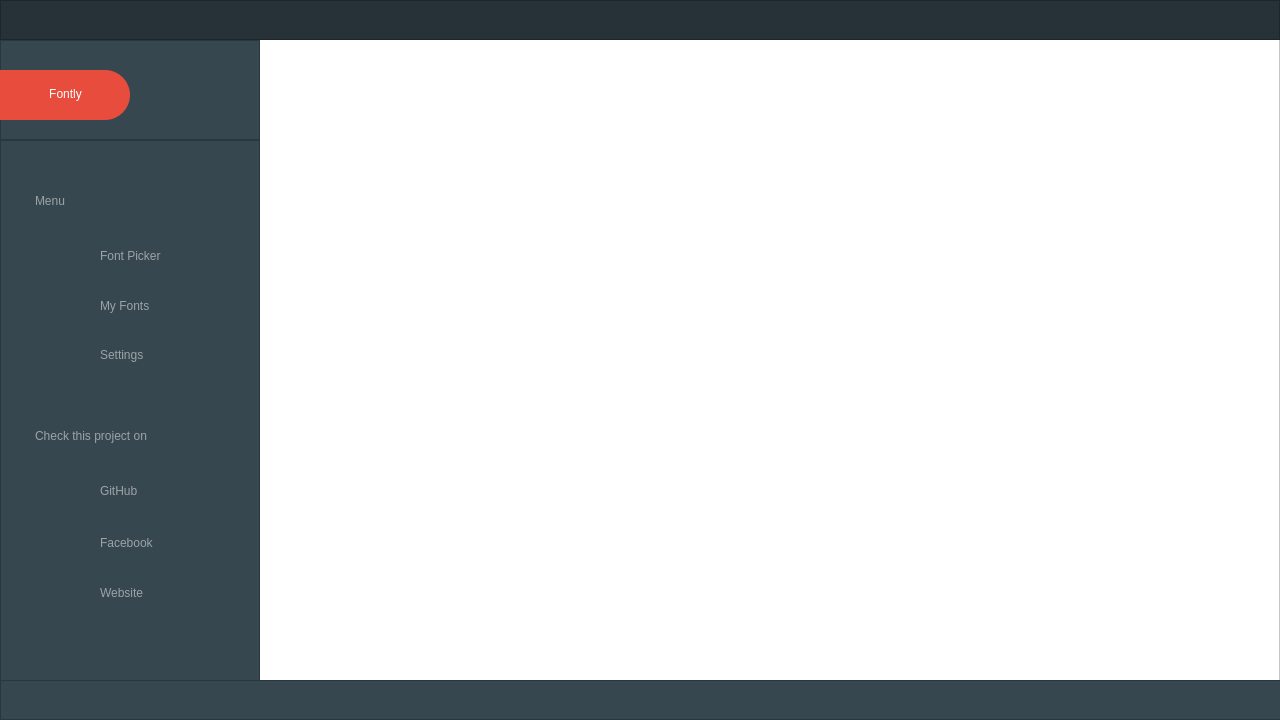
<?xml version="1.0" encoding="UTF-8"?>
<ui version="4.0">
 <class>fontly</class>
 <widget class="QWidget" name="fontly">
  <property name="geometry">
   <rect>
    <x>0</x>
    <y>0</y>
    <width>1280</width>
    <height>720</height>
   </rect>
  </property>
  <property name="cursor">
   <cursorShape>ArrowCursor</cursorShape>
  </property>
  <property name="focusPolicy">
   <enum>Qt::StrongFocus</enum>
  </property>
  <property name="windowTitle">
   <string>fontly</string>
  </property>
  <property name="styleSheet">
   <string notr="true">/* FONT */
/* app name */
QLabel#fontlyLabel{
	font: 75 18pt &quot;Roboto&quot;;
}
/* text inputs */
QLineEdit#fontApply, QLineEdit#search{
	font: 57 14pt &quot;Roboto&quot;;
}
/* sections */
QLabel#menuLabel , QLabel#socialLabel {
	font: 57 13pt &quot;Roboto Medium&quot;;
}
/* subsections */
QLabel#fontPickerLabel, QLabel#myFontsLabel, QLabel#settingsLabel, QFrame#githubLabel, QLabel#facebookLabel, QLabel#websiteLabel  {
	font: 75 13pt &quot;Roboto&quot;;
}

/* ICONS */
QPushButton#close {
	image: url(:/assets/icons/closeINNACTIVE.png);
}
QPushButton#maximize {
	image: url(:/assets/icons/maximizeINNACTIVE.png);
}
QPushButton#minimize {
	image: url(:/assets/icons/minimizeINNACTIVE.png);
}
QPushButton#textColor {
	image: url(:/assets/icons/textColor.png);
}
QPushButton#textBackgroundColor {
	image: url(:/assets/icons/textBackgroundColor.png);
}
QPushButton#resetSettings {
	image: url(:/assets/icons/resetSettings.png);
}
QFrame#fontPickerIcon {
	image: url(:/assets/icons/fontpicker.png);
}
QFrame#myFontsIcon {
	image: url(:/assets/icons/myfonts.png);
}
QFrame#settingsIcon {
	image: url(:/assets/icons/settings.png);
}
QFrame#socialGithubIcon {
	image: url(:/assets/icons/socialGITHUB.png);
}
QFrame#socialFacebookIcon {
	image: url(:/assets/icons/socialFB.png);
}
QFrame#socialWebsiteIcon {
	image: url(:/assets/icons/socialWWW.png);
}
QFrame#welcomeWindowBackground {
	image: url(:/assets/icons/welcomeWindow.png);
}
QFrame#searchIconBackground {
	image: url(:/assets/icons/search.png);
}
/* BACKGROUND  COLOR */

/* transparency */
QFrame, QPushButton{
	background-color: rgba(0,0,0,0);
}
/* main color: darker */
QFrame#actionButtonsArea {
	background-color: #263238;
}
/* main color: lighter */
QFrame#toolsArea, QFrame#bottomBorder, QFrame#leftPanelArea{
	background-color: #37474f;
}
/* white */
QTextEdit, QLineEdit, QListWidget#textScroll, QFrame#appBackgroundPanel{
	background-color: rgb(255,255,255);
}

/* accent elements */
QFrame#searchIconBackground, QFrame#appNameBackground{
	background-color: #e74c3c;
}

/* TEXT COLOR */

/* white */
QLabel#fontlyLabel {
  color:  #fff;
}

/* white 50% opacity */
QLabel#myFontsLabel, QLabel#settingsLabel, QFrame#githubLabel, QLabel#facebookLabel, QLabel#websiteLabel , QLabel#fontPickerLabel, QLabel#menuLabel , QLabel#socialLabel {
  color: rgba(255, 255, 255, 0.5);
}
/* BORDER COLOR */

/* transparent */
QPushButton {
	border: 1px solid rgba(0,0,0,0);
}
/* BORDER RADIUS */

/* both sides */
QLineEdit#fontApply, QFrame#sortPanel {
    border-radius: 20%;
}
/* right side */
QFrame#searchIconBackground, QPushButton#sortByDate{
	border-top-right-radius: 20%;
	border-bottom-right-radius: 20%;
}
QFrame#appNameBackground {
	border-top-right-radius: 25%;
	border-bottom-right-radius: 25%;
}
/* left side */
QLineEdit#search, QPushButton#sortByPopularity {
	border-color:rgba(0,0,0,0);
	border-top-left-radius: 20%;
	border-bottom-left-radius: 20%;
}

/* SLIDER */
QSlider::groove:horizontal {
	border-radius: 4px;
    height: 8px;
    background-color: #263238;
}

QSlider::handle:horizontal {
    background-color: #e74c3c;
    border: 1px solid #e74c3c;
    width: 15px;
	margin: -4px 0;
    border-radius: 4px;
}

/* ON HOVER */
QPushButton#fontPickerButton:hover, QPushButton#myFontsButton:hover, QPushButton#settingsButton:hover, QPushButton#githubButton:hover, QPushButton#facebookButton:hover, QPushButton#websiteButton:hover{
	border-left: 2px solid rgba(255,255,255,0.5);
}
QPushButton#fontPickerButton:pressed, QPushButton#myFontsButton:pressed, QPushButton#settingsButton:pressed,QPushButton#githubButton:pressed, QPushButton#facebookButton:pressed, QPushButton#websiteButton:pressed {
	border-left: 2px solid rgba(255,255,255,1);
}
QPushButton#close:hover {
	image: url(:/assets/icons/close.png);
}

QPushButton#maximize:hover {
	image: url(:/assets/icons/maximize.png);
}

QPushButton#minimize:hover {
	image: url(:/assets/icons/minimize.png);
}

QPushButton#close:pressed {
	image: url(:/assets/icons/closeINNACTIVE.png);
}

QPushButton#maximize:pressed {
	image: url(:/assets/icons/maximizeINNACTIVE.png);
}

QPushButton#minimize:pressed {
	image: url(:/assets/icons/minimizeINNACTIVE.png);
}

/*  SCROLLBAR */

QListView:focus {
   border: none;
   outline: none;
}

QScrollBar:vertical {
     border: 2px solid #b8b8b8;
     background: #f5f5f5;
     width: 15px;
     margin: 22px 0 22px 0;
 }
 QScrollBar::handle:vertical {
     background: #37474f;
     min-height: 20px;
 }
 QScrollBar::add-line:vertical {
     border: 2px solid #b8b8b8;
     background: #f5f5f5;
     height: 20px;
     subcontrol-position: bottom;
     subcontrol-origin: margin;
 }

 QScrollBar::sub-line:vertical {
     border: 2px solid #b8b8b8;
     background: #f5f5f5;
     height: 20px;
     subcontrol-position: top;
     subcontrol-origin: margin;
 }
 QScrollBar::up-arrow:vertical, QScrollBar::down-arrow:vertical {
     border: none;
     width: 3px;
     height: 3px;
     background: #37474f;
 }

 QScrollBar::add-page:vertical, QScrollBar::sub-page:vertical {
     background: #f5f5f5;
 }

</string>
  </property>
  <widget class="QFrame" name="leftPanelArea">
   <property name="geometry">
    <rect>
     <x>0</x>
     <y>140</y>
     <width>260</width>
     <height>551</height>
    </rect>
   </property>
   <property name="styleSheet">
    <string notr="true">border-right: 1px sollid rgb(38, 50, 56);</string>
   </property>
   <property name="frameShape">
    <enum>QFrame::StyledPanel</enum>
   </property>
   <property name="frameShadow">
    <enum>QFrame::Raised</enum>
   </property>
   <widget class="QLabel" name="menuLabel">
    <property name="geometry">
     <rect>
      <x>35</x>
      <y>50</y>
      <width>221</width>
      <height>21</height>
     </rect>
    </property>
    <property name="styleSheet">
     <string notr="true"/>
    </property>
    <property name="text">
     <string>Menu</string>
    </property>
   </widget>
   <widget class="QFrame" name="fontPickerIcon">
    <property name="geometry">
     <rect>
      <x>50</x>
      <y>103</y>
      <width>25</width>
      <height>25</height>
     </rect>
    </property>
   </widget>
   <widget class="QLabel" name="fontPickerLabel">
    <property name="geometry">
     <rect>
      <x>100</x>
      <y>105</y>
      <width>121</width>
      <height>21</height>
     </rect>
    </property>
    <property name="styleSheet">
     <string notr="true"/>
    </property>
    <property name="text">
     <string>Font Picker</string>
    </property>
   </widget>
   <widget class="QLabel" name="myFontsLabel">
    <property name="geometry">
     <rect>
      <x>100</x>
      <y>155</y>
      <width>121</width>
      <height>21</height>
     </rect>
    </property>
    <property name="styleSheet">
     <string notr="true"/>
    </property>
    <property name="text">
     <string>My Fonts</string>
    </property>
   </widget>
   <widget class="QFrame" name="myFontsIcon">
    <property name="geometry">
     <rect>
      <x>50</x>
      <y>153</y>
      <width>25</width>
      <height>25</height>
     </rect>
    </property>
    <property name="frameShape">
     <enum>QFrame::StyledPanel</enum>
    </property>
    <property name="frameShadow">
     <enum>QFrame::Raised</enum>
    </property>
   </widget>
   <widget class="QLabel" name="settingsLabel">
    <property name="geometry">
     <rect>
      <x>100</x>
      <y>194</y>
      <width>121</width>
      <height>41</height>
     </rect>
    </property>
    <property name="styleSheet">
     <string notr="true"/>
    </property>
    <property name="text">
     <string>Settings</string>
    </property>
   </widget>
   <widget class="QFrame" name="settingsIcon">
    <property name="geometry">
     <rect>
      <x>50</x>
      <y>203</y>
      <width>25</width>
      <height>25</height>
     </rect>
    </property>
    <property name="frameShape">
     <enum>QFrame::StyledPanel</enum>
    </property>
    <property name="frameShadow">
     <enum>QFrame::Raised</enum>
    </property>
   </widget>
   <widget class="QLabel" name="socialLabel">
    <property name="geometry">
     <rect>
      <x>35</x>
      <y>285</y>
      <width>221</width>
      <height>21</height>
     </rect>
    </property>
    <property name="styleSheet">
     <string notr="true"/>
    </property>
    <property name="text">
     <string>Check this project on</string>
    </property>
   </widget>
   <widget class="QLabel" name="githubLabel">
    <property name="geometry">
     <rect>
      <x>100</x>
      <y>340</y>
      <width>121</width>
      <height>21</height>
     </rect>
    </property>
    <property name="styleSheet">
     <string notr="true"/>
    </property>
    <property name="text">
     <string>GitHub</string>
    </property>
   </widget>
   <widget class="QLabel" name="facebookLabel">
    <property name="geometry">
     <rect>
      <x>100</x>
      <y>392</y>
      <width>121</width>
      <height>21</height>
     </rect>
    </property>
    <property name="styleSheet">
     <string notr="true"/>
    </property>
    <property name="text">
     <string>Facebook</string>
    </property>
   </widget>
   <widget class="QFrame" name="socialWebsiteIcon">
    <property name="geometry">
     <rect>
      <x>50</x>
      <y>440</y>
      <width>25</width>
      <height>25</height>
     </rect>
    </property>
    <property name="frameShape">
     <enum>QFrame::StyledPanel</enum>
    </property>
    <property name="frameShadow">
     <enum>QFrame::Raised</enum>
    </property>
   </widget>
   <widget class="QFrame" name="socialGithubIcon">
    <property name="geometry">
     <rect>
      <x>45</x>
      <y>334</y>
      <width>41</width>
      <height>30</height>
     </rect>
    </property>
    <property name="frameShape">
     <enum>QFrame::StyledPanel</enum>
    </property>
    <property name="frameShadow">
     <enum>QFrame::Raised</enum>
    </property>
   </widget>
   <widget class="QLabel" name="websiteLabel">
    <property name="geometry">
     <rect>
      <x>100</x>
      <y>442</y>
      <width>121</width>
      <height>21</height>
     </rect>
    </property>
    <property name="styleSheet">
     <string notr="true"/>
    </property>
    <property name="text">
     <string>Website</string>
    </property>
   </widget>
   <widget class="QFrame" name="socialFacebookIcon">
    <property name="geometry">
     <rect>
      <x>50</x>
      <y>390</y>
      <width>25</width>
      <height>25</height>
     </rect>
    </property>
    <property name="frameShape">
     <enum>QFrame::StyledPanel</enum>
    </property>
    <property name="frameShadow">
     <enum>QFrame::Raised</enum>
    </property>
   </widget>
   <widget class="QPushButton" name="fontPickerButton">
    <property name="geometry">
     <rect>
      <x>0</x>
      <y>90</y>
      <width>260</width>
      <height>50</height>
     </rect>
    </property>
    <property name="styleSheet">
     <string notr="true"/>
    </property>
    <property name="text">
     <string/>
    </property>
   </widget>
   <widget class="QPushButton" name="myFontsButton">
    <property name="geometry">
     <rect>
      <x>0</x>
      <y>140</y>
      <width>260</width>
      <height>50</height>
     </rect>
    </property>
    <property name="styleSheet">
     <string notr="true">background-color: rgba(255, 255, 255, 0);</string>
    </property>
    <property name="text">
     <string/>
    </property>
   </widget>
   <widget class="QPushButton" name="settingsButton">
    <property name="geometry">
     <rect>
      <x>0</x>
      <y>190</y>
      <width>260</width>
      <height>50</height>
     </rect>
    </property>
    <property name="styleSheet">
     <string notr="true">background-color: rgba(255, 255, 255, 0);</string>
    </property>
    <property name="text">
     <string/>
    </property>
   </widget>
   <widget class="QPushButton" name="facebookButton">
    <property name="geometry">
     <rect>
      <x>0</x>
      <y>380</y>
      <width>260</width>
      <height>50</height>
     </rect>
    </property>
    <property name="styleSheet">
     <string notr="true">background-color: rgba(255, 255, 255, 0);</string>
    </property>
    <property name="text">
     <string/>
    </property>
   </widget>
   <widget class="QPushButton" name="githubButton">
    <property name="geometry">
     <rect>
      <x>0</x>
      <y>330</y>
      <width>260</width>
      <height>50</height>
     </rect>
    </property>
    <property name="styleSheet">
     <string notr="true">background-color: rgba(255, 255, 255, 0);</string>
    </property>
    <property name="text">
     <string/>
    </property>
   </widget>
   <widget class="QPushButton" name="websiteButton">
    <property name="geometry">
     <rect>
      <x>0</x>
      <y>430</y>
      <width>260</width>
      <height>50</height>
     </rect>
    </property>
    <property name="styleSheet">
     <string notr="true">background-color: rgba(255, 255, 255, 0);</string>
    </property>
    <property name="text">
     <string/>
    </property>
   </widget>
   <widget class="QFrame" name="fontPickerIsActive">
    <property name="geometry">
     <rect>
      <x>0</x>
      <y>90</y>
      <width>260</width>
      <height>50</height>
     </rect>
    </property>
    <property name="frameShape">
     <enum>QFrame::StyledPanel</enum>
    </property>
    <property name="frameShadow">
     <enum>QFrame::Raised</enum>
    </property>
   </widget>
   <widget class="QFrame" name="myFontsIsActive">
    <property name="geometry">
     <rect>
      <x>0</x>
      <y>140</y>
      <width>260</width>
      <height>50</height>
     </rect>
    </property>
    <property name="frameShape">
     <enum>QFrame::StyledPanel</enum>
    </property>
    <property name="frameShadow">
     <enum>QFrame::Raised</enum>
    </property>
   </widget>
   <widget class="QFrame" name="settingsIsActive">
    <property name="geometry">
     <rect>
      <x>0</x>
      <y>190</y>
      <width>260</width>
      <height>50</height>
     </rect>
    </property>
    <property name="frameShape">
     <enum>QFrame::StyledPanel</enum>
    </property>
    <property name="frameShadow">
     <enum>QFrame::Raised</enum>
    </property>
   </widget>
   <zorder>myFontsIsActive</zorder>
   <zorder>settingsIsActive</zorder>
   <zorder>fontPickerIsActive</zorder>
   <zorder>menuLabel</zorder>
   <zorder>fontPickerIcon</zorder>
   <zorder>fontPickerLabel</zorder>
   <zorder>myFontsLabel</zorder>
   <zorder>myFontsIcon</zorder>
   <zorder>settingsLabel</zorder>
   <zorder>settingsIcon</zorder>
   <zorder>socialLabel</zorder>
   <zorder>githubLabel</zorder>
   <zorder>facebookLabel</zorder>
   <zorder>socialWebsiteIcon</zorder>
   <zorder>socialGithubIcon</zorder>
   <zorder>websiteLabel</zorder>
   <zorder>socialFacebookIcon</zorder>
   <zorder>fontPickerButton</zorder>
   <zorder>myFontsButton</zorder>
   <zorder>settingsButton</zorder>
   <zorder>facebookButton</zorder>
   <zorder>githubButton</zorder>
   <zorder>websiteButton</zorder>
  </widget>
  <widget class="QFrame" name="bottomBorder">
   <property name="geometry">
    <rect>
     <x>0</x>
     <y>680</y>
     <width>1281</width>
     <height>40</height>
    </rect>
   </property>
   <property name="styleSheet">
    <string notr="true">background-color: #37474f;
</string>
   </property>
   <property name="frameShape">
    <enum>QFrame::StyledPanel</enum>
   </property>
   <property name="frameShadow">
    <enum>QFrame::Raised</enum>
   </property>
  </widget>
  <widget class="QFrame" name="actionButtonsArea">
   <property name="geometry">
    <rect>
     <x>0</x>
     <y>0</y>
     <width>1280</width>
     <height>40</height>
    </rect>
   </property>
   <property name="frameShape">
    <enum>QFrame::StyledPanel</enum>
   </property>
   <property name="frameShadow">
    <enum>QFrame::Raised</enum>
   </property>
   <widget class="QPushButton" name="close">
    <property name="geometry">
     <rect>
      <x>1240</x>
      <y>10</y>
      <width>21</width>
      <height>21</height>
     </rect>
    </property>
    <property name="styleSheet">
     <string notr="true"/>
    </property>
    <property name="text">
     <string/>
    </property>
   </widget>
   <widget class="QPushButton" name="maximize">
    <property name="geometry">
     <rect>
      <x>1210</x>
      <y>10</y>
      <width>21</width>
      <height>21</height>
     </rect>
    </property>
    <property name="styleSheet">
     <string notr="true"/>
    </property>
    <property name="text">
     <string/>
    </property>
   </widget>
   <widget class="QPushButton" name="minimize">
    <property name="geometry">
     <rect>
      <x>1180</x>
      <y>10</y>
      <width>21</width>
      <height>21</height>
     </rect>
    </property>
    <property name="styleSheet">
     <string notr="true"/>
    </property>
    <property name="text">
     <string/>
    </property>
   </widget>
  </widget>
  <widget class="QFrame" name="toolsArea">
   <property name="geometry">
    <rect>
     <x>0</x>
     <y>40</y>
     <width>260</width>
     <height>100</height>
    </rect>
   </property>
   <property name="styleSheet">
    <string notr="true">border-bottom:  1px solid #263238;
border-right: 1px sollid rgb(38, 50, 56);</string>
   </property>
   <property name="frameShape">
    <enum>QFrame::StyledPanel</enum>
   </property>
   <property name="frameShadow">
    <enum>QFrame::Raised</enum>
   </property>
  </widget>
  <widget class="QFrame" name="appBackgroundPanel">
   <property name="geometry">
    <rect>
     <x>0</x>
     <y>0</y>
     <width>1280</width>
     <height>720</height>
    </rect>
   </property>
   <property name="minimumSize">
    <size>
     <width>640</width>
     <height>320</height>
    </size>
   </property>
   <property name="maximumSize">
    <size>
     <width>1280</width>
     <height>720</height>
    </size>
   </property>
   <property name="styleSheet">
    <string notr="true"/>
   </property>
   <property name="frameShape">
    <enum>QFrame::StyledPanel</enum>
   </property>
   <property name="frameShadow">
    <enum>QFrame::Raised</enum>
   </property>
   <widget class="QStackedWidget" name="currentWindow">
    <property name="geometry">
     <rect>
      <x>260</x>
      <y>40</y>
      <width>1020</width>
      <height>650</height>
     </rect>
    </property>
    <property name="currentIndex">
     <number>0</number>
    </property>
    <widget class="QWidget" name="welcomeWindow"/>
   </widget>
  </widget>
  <widget class="QFrame" name="appNameBackground">
   <property name="geometry">
    <rect>
     <x>0</x>
     <y>70</y>
     <width>130</width>
     <height>50</height>
    </rect>
   </property>
   <property name="frameShape">
    <enum>QFrame::StyledPanel</enum>
   </property>
   <property name="frameShadow">
    <enum>QFrame::Raised</enum>
   </property>
   <widget class="QLabel" name="fontlyLabel">
    <property name="geometry">
     <rect>
      <x>0</x>
      <y>4</y>
      <width>131</width>
      <height>41</height>
     </rect>
    </property>
    <property name="text">
     <string>&lt;html&gt;&lt;head/&gt;&lt;body&gt;&lt;p align=&quot;center&quot;&gt;Fontly&lt;/p&gt;&lt;/body&gt;&lt;/html&gt;</string>
    </property>
   </widget>
  </widget>
  <zorder>appBackgroundPanel</zorder>
  <zorder>leftPanelArea</zorder>
  <zorder>bottomBorder</zorder>
  <zorder>actionButtonsArea</zorder>
  <zorder>toolsArea</zorder>
  <zorder>appNameBackground</zorder>
 </widget>
 <layoutdefault spacing="6" margin="11"/>
 <resources/>
 <connections/>
</ui>
